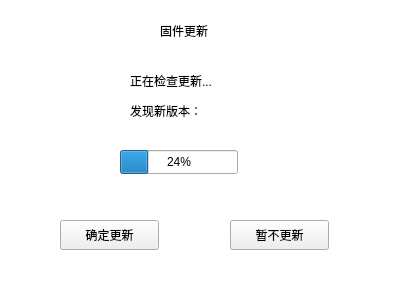
<?xml version="1.0" encoding="UTF-8"?>
<ui version="4.0">
 <class>CheckUpdate</class>
 <widget class="QWidget" name="CheckUpdate">
  <property name="geometry">
   <rect>
    <x>0</x>
    <y>0</y>
    <width>400</width>
    <height>300</height>
   </rect>
  </property>
  <property name="windowTitle">
   <string>Form</string>
  </property>
  <property name="styleSheet">
   <string notr="true">#CheckUpdate
{
	background-color:white;
}</string>
  </property>
  <widget class="QLabel" name="label">
   <property name="geometry">
    <rect>
     <x>160</x>
     <y>20</y>
     <width>68</width>
     <height>22</height>
    </rect>
   </property>
   <property name="text">
    <string>固件更新</string>
   </property>
  </widget>
  <widget class="QProgressBar" name="progressBar">
   <property name="geometry">
    <rect>
     <x>120</x>
     <y>150</y>
     <width>118</width>
     <height>24</height>
    </rect>
   </property>
   <property name="value">
    <number>24</number>
   </property>
  </widget>
  <widget class="QPushButton" name="startUpdate">
   <property name="geometry">
    <rect>
     <x>60</x>
     <y>220</y>
     <width>99</width>
     <height>30</height>
    </rect>
   </property>
   <property name="text">
    <string>确定更新</string>
   </property>
  </widget>
  <widget class="QPushButton" name="cancelUpdate">
   <property name="geometry">
    <rect>
     <x>230</x>
     <y>220</y>
     <width>99</width>
     <height>30</height>
    </rect>
   </property>
   <property name="text">
    <string>暂不更新</string>
   </property>
  </widget>
  <widget class="QLabel" name="labelCheckingNow">
   <property name="geometry">
    <rect>
     <x>130</x>
     <y>70</y>
     <width>171</width>
     <height>22</height>
    </rect>
   </property>
   <property name="text">
    <string>正在检查更新...</string>
   </property>
  </widget>
  <widget class="QLabel" name="labelUpdateResult">
   <property name="geometry">
    <rect>
     <x>130</x>
     <y>100</y>
     <width>181</width>
     <height>22</height>
    </rect>
   </property>
   <property name="text">
    <string>发现新版本：</string>
   </property>
  </widget>
 </widget>
 <resources/>
 <connections/>
</ui>
